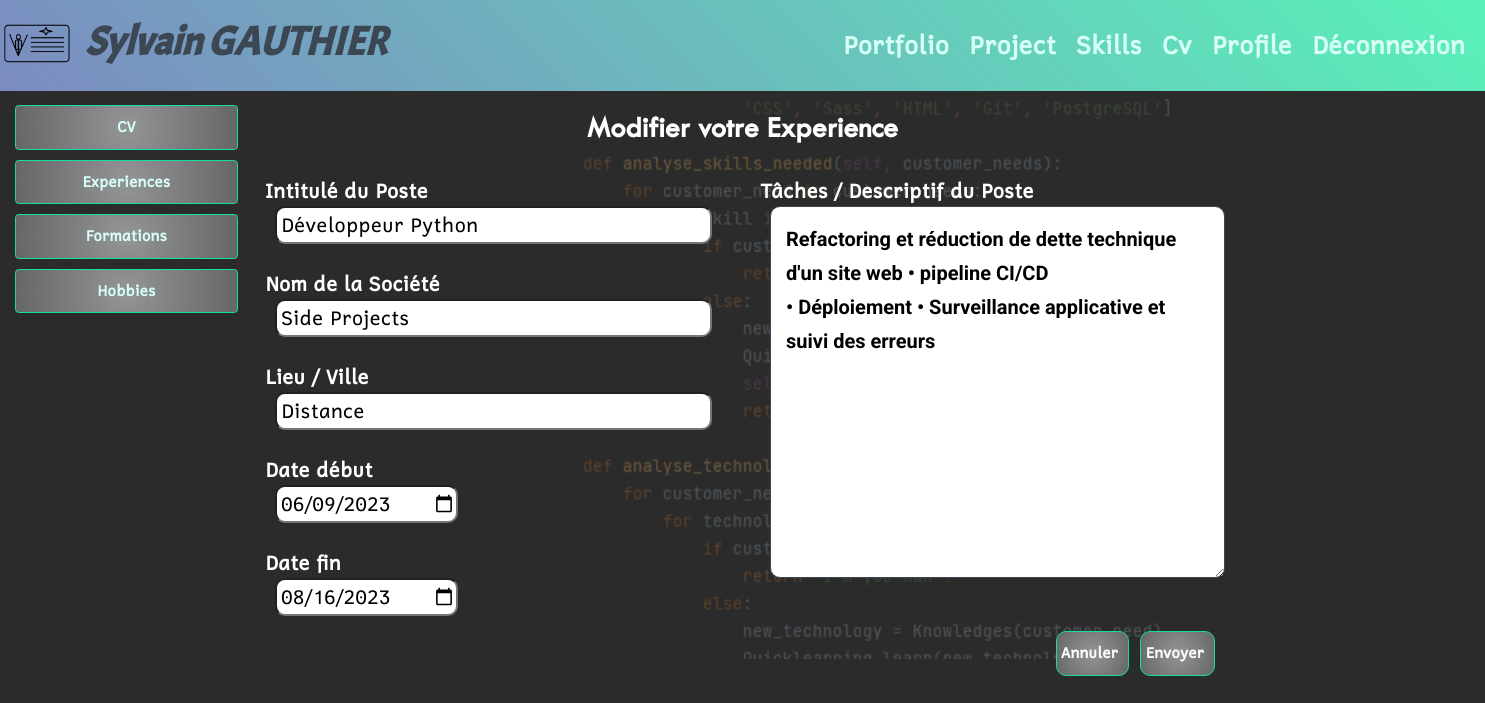
Screenshot of /cv/experience/19/edit/ (signed in) with the database file from the repository.
### users/models/customuser.py (models this page shows, shortened)
class CustomUser(AbstractUser):
    first_name = models.CharField(
        max_length=25,
        verbose_name='First name',
        blank=True
    )
    last_name = models.CharField(
        max_length=25,
        verbose_name='Last name'
    )
    email = models.EmailField(
        max_length=100,
        verbose_name='Email',
        unique=True
    )
    phone_number_regex = RegexValidator(
        regex='(0|\\+33|0033)[1-9][0-9]{8}'
    )
    phone = models.CharField(
        max_length=20,
        verbose_name='Phone',
        blank=True,
        validators=[phone_number_regex]
    )
    mobile = models.CharField(
        max_length=20,
        verbose_name='Mobile',
        blank=True,
        validators=[phone_number_regex]
    )
    birth_date = models.DateField(
        blank=True,
        null=True
    )
    number = models.PositiveIntegerField(
        validators=[MaxValueValidator(9999)],
        blank=True,
        null=True,
        verbose_name='Street number'
    )
    street = models.CharField(
        max_length=100,
        blank=True,
        null=True,
        verbose_name='Street name'
    )
    city = models.CharField(
        max_length=64,
        blank=True,
        null=True,
        verbose_name='City'
    )
    state = models.CharField(
        max_length=2,
        validators=[MinLengthValidator(2)],
        blank=True,
        null=True,
        verbose_name='State'
    )
    zip_code = models.PositiveIntegerField(
        validators=[MaxValueValidator(99999)],
        blank=True,
        null=True,
        verbose_name='Zip code'
    )
    country = CountryField(
        blank_label="(select country)",
        blank=True,
        null=True,
        verbose_name='Country'
    )
    linkedin_url = models.URLField(
        max_length=200,
        blank=True,
        null=True
    )
    git_url = models.URLField(
        max_length=200,
        blank=True,
        null=True
    )
    profile_photo = models.ImageField(
        verbose_name='photo de profile',
        default='default_profile.png'
    )
    guest_access_code = models.CharField(
        max_length=20,
        blank=True,
        null=True,
        verbose_name='Guest Access Code'
    )
    guest_access_code_set_at = models.DateTimeField(
        blank=True,
        null=True,
        verbose_name='Guest Access Code Set At'
    )
    IMAGE_MAX_SIZE = (215, 215)

### cv/models/experience.py (models this page shows, shortened)
class Experience(models.Model):
    title = models.CharField(
        verbose_name='title',
        max_length=100,
        blank=False,
        null=False
    )
    company_name = models.CharField(
        verbose_name='Company name',
        max_length=100,
        blank=False,
        null=False
    )
    location = models.CharField(
        verbose_name='company location',
        max_length=100,
        blank=False,
        null=False
    )
    date_started = models.DateField(
        verbose_name='date started',
        null=False,
        blank=False
    )
    date_end = models.DateField(
        verbose_name='date end',
        blank=True,
        null=True
    )
    tasks = models.TextField(
        max_length=255,
        verbose_name='tasks',
        blank=True,
        null=True
    )
    user = models.ForeignKey(settings.AUTH_USER_MODEL,
                             null=True,
                             on_delete=models.CASCADE)
    class Meta:
        ordering = ('-date_started',)

### cv/views/experience_views.py (the view)
# urls.py: path('experience/<int:experience_id>/edit/', experience_views.edit_experience,
@login_required
def edit_experience(request, experience_id):
    experience = get_object_or_404(Experience,
                                   id=experience_id)
    edit_form = experienceform.ExperienceForm(instance=experience)
    if request.method == 'POST':
        edit_form = experienceform.ExperienceForm(request.POST,
                                                  instance=experience)
        if edit_form.is_valid():
            edit_form.save()
            return redirect('cv:experience_home')
    context = {
        'experience': experience,
        'edit_form': edit_form,
    }
    return render(request,
                  'cv/edit_experience.html',
                  context=context)

### cv/forms/experienceform.py (shortened to what this page needs)
class ExperienceForm(forms.ModelForm):
    edit_experience = forms.BooleanField(widget=forms.HiddenInput,
                                         initial=True)
    class Meta:
        model = Experience
        fields = [
            'title',
            'company_name',
            'location',
            'date_started',
            'date_end',
            'tasks',
        ]
        widgets = {
            'title': forms.TextInput(attrs={'size': 40}),
            'company_name': forms.TextInput(attrs={'size': 40}),
            'location': forms.TextInput(attrs={'size': 40}),
            'date_started': forms.DateInput(format='%Y-%m-%d',
                                            attrs={'type': 'date'}),
            'date_end': forms.DateInput(format='%Y-%m-%d',
                                        attrs={'type': 'date'}),
        }

### cv/templates/cv/edit_experience.html (shortened to what this page needs)
{% extends 'index.html' %}
{% block sidebar %}
    {% include 'cv/partials/cv_menu_snippet.html' %}
{% endblock sidebar %}
{% block content %}
    {% if experience.user == request.user %}
        <h2 class="text-center mb-4">Modifier votre Experience</h2>
        <div class="d-block p-2">
            <form class="form__field" method="post" enctype="multipart/form-data">
                <div class="row">
                    <div class="col-sm">
                        <label class="ms-3" for="{{ edit_form.title.id }}">Intitulé du Poste</label>
                        <div class="ms-4 mb-3 p-2">
                            {{ edit_form.title}}
                        </div>
                        <label class="ms-3" for="{{ edit_form.company_name.id }}">Nom de la Société</label>
                        <div class="ms-4 mb-3 p-2">
                            {{ edit_form.company_name}}
                        </div>
                        <label class="ms-3" for="{{ edit_form.location.id }}">Lieu / Ville</label>
                        <div class="ms-4 mb-3 p-2">
                            {{ edit_form.location}}
                        </div>
                        <label class="ms-3" for="{{ edit_form.date_started.id }}">Date début</label>
                        <div class="ms-4 mb-3 p-2">
                            {{ edit_form.date_started}}
                        </div>
                        <label class="ms-3" for="{{ edit_form.date_end.id }}">Date fin</label>
                        <div class="ms-4 mb-3 p-2">
                            {{ edit_form.date_end}}
                        </div>
                    </div>
                    <div class="col-sm">
                        <label class="ms-3" for="{{ edit_form.tasks.id }}">Tâches / Descriptif du Poste</label>
                        <div class="ms-4 mb-3 p-2">
                            {{ edit_form.tasks}}
                        </div>
                    </div>
                </div>
                {% include 'cv/partials/validation_buttons_snippet.html' with word='Envoyer' %}
            </form>
        </div>
    {% else %}
        {% include 'cv/access_denied.html' %}
    {% endif %}
{% endblock content %}

### templates/index.html (shortened to what this page needs)
<!DOCTYPE html>
{% load static %}
<html lang="fr">
<head>
    <link rel="stylesheet" href="{% static 'css/bootstrap.css' %}">
    <link rel="stylesheet" href="{% static 'css/style.css' %}">
    <link rel="stylesheet" type="text/css" href="{% static 'css/cv_printing.css' %}" media="print">
</head>
<body>
    {% if not access_code %}
    <header class="fixed-content">
        <nav class="navbar navbar-expand-sm">
            <a class="navbar-brand" href="{% url 'index' %}">
                <img src="{% static 'img/VcardOnline_logo.png' %}">
            </a>
        {% if user.is_authenticated %}
                <h1 class="header__logo">
                    {{ user.first_name }} {{ user.last_name }}
                </h1>
        {% else %}
                <h1 class="header__logo">
                    VP Card Online
                </h1>
        {% endif %}
            <div class="collapse navbar-collapse" id="navbarSupportedContent">
                <ul class="navbar-nav ms-auto mx-4">
                {% if user.is_authenticated %}
                    <li class="nav-item nav__link"> <a class="nav-link" href="{% url 'portfolio:portfolio_home' %}">Portfolio</a> </li>
                    <li class="nav-item nav__link"> <a class="nav-link" href="{% url 'project:project_home' %}">Project</a> </li>
                    <li class="nav-item nav__link"> <a class="nav-link" href="{% url 'skill:skill_home' %}">Skills</a> </li>
                    <li class="nav-item nav__link"> <a class="nav-link" href="{% url 'cv:cv_home' %}">Cv</a> </li>
                    <li class="nav-item nav__link"> <a class="nav-link" href="{% url 'users:profile_home' %}">Profile</a> </li>
                    <li class="nav-item nav__link"> <a class="nav-link" href="{% url 'users:logout' %}">Déconnexion</a> </li>
                {% else %}
                    <li class="nav-item nav__link"> <a class="nav-link" href="{% url 'access_code' %}">enter ID</a> </li>
                    <li class="nav-item nav__link"> <a class="nav-link" href="{% url 'users:login' %}">login</a> </li>
                    <li class="nav-item nav__link"> <a class="nav-link" href="{% url 'users:signup' %}">signup</a> </li>
                {% endif %}
                </ul>
            </div>
        </nav>
    </header>
    {% endif %}
    <div class="background-image kenburns-bottom-left"></div>
    <div class="mainscreen row">
        {% if user.is_authenticated or access_code %}
            {% if user.is_authenticated %}
            <div class="sidebar col-sm-2">
            {% else %}
            <div class="sidebar_portfolio sidebar_portfolio-shiny-border col-sm-4">
            {% endif %}
                {% block sidebar %}{% endblock sidebar %}
            </div>
            <div class="display col-sm-8">
        {% else %}
            <div class="display col-12">
        {% endif %}
        {% block content %}{% endblock content %}
        </div>
    </div>
</body>
</html>

### static/css/style.css (style rules this page uses)
.kenburns-bottom-left { -webkit-animation: kenburns-bottom-left 5s ease-out both; animation: kenburns-bottom-left 5s ease-out both; }
*, *::after, *::before { margin: 0; padding: 0; box-sizing: inherit; }
html { font-size: 62.5%; max-width: 100%; overflow-x: hidden; }
body { max-width: 100%; overflow-x: hidden; box-sizing: border-box; background: #2b2b2b; }
h1 { font-family: "acmeregular", sans-serif; font-weight: 900; font-size: 5rem; font-style: italic; }
h2 { font-family: "fontscorecomttwcenmt", sans-serif; font-weight: 900; font-size: 3rem; margin-bottom: 2rem; }
textarea { font-family: "Roboto", sans-serif; font-weight: 100; font-size: 2rem; }
.fixed-content { top: 0; position: fixed; }
.background-image { position: absolute; background-image: url("../img/background_sga.png"); background-size: auto auto; background-position: center; background-repeat: no-repeat; width: 100%; height: 80%; opacity: 0.3; z-index: -1; }
body { font-family: "cadmanregular", sans-serif; color: black; font-size: 2rem; font-weight: 300; line-height: 1.7; }
header { width: 100%; height: auto; z-index: 3; }
header img { width: 75px; height: 75px; }
.header__logo { font-size: 4rem; color: #3c4754; }
.navbar { background: rgb(124, 139, 193); background: linear-gradient(45deg, rgb(124, 139, 193) 0%, rgb(89, 242, 184) 100%); }
.nav-item { display: inline; font-size: 2.5rem; margin-left: 1rem; }
.nav-item a { text-decoration: none; color: #D6FFF5; font-weight: 900; }
.form__field label { color: colour-btn-background-hover; display: block; font-size: 2rem; font-weight: bold; line-height: 2rem; padding-top: 1.5rem; }
.form__field input, .form__field select { border-radius: 10px; padding-left: 4px; }
.form__field textarea { width: 100%; color: #000000; font-weight: bold; background: #fff; border: 0.1rem solid #3c4754; border-radius: 10px; outline: none; padding: 1.5rem; margin-bottom: 0.75rem; }
.mainscreen { color: #fff; margin-top: 110px; }
.display { margin: auto; }
.sidebar { background: #2b2b2b; justify-content: center; top: 10rem; position: fixed; z-index: 2; }

### static/css/cv_printing.css (style rules this page uses)
@media all { header, header__logo, header img, nav, button, .quote, footer { display: none; } }
@media all { html { font-size: 40%; } }
@media all { body { box-sizing: border-box; background: none; } }
@media all { h1 { font-family: "acmeregular", sans-serif; font-weight: 900; font-size: 16pt; font-style: italic; } }
@media all { h2 { font-family: "fontscorecomttwcenmt", sans-serif; font-weight: 900; font-size: 14pt; margin-bottom: 5pt; } }

### rows the page displays
CustomUser: first_name "Sylvain", last_name "GAUTHIER"
Experience: title "Développeur Python", company_name "Side Projects", location "Distance", date_started "06/09/2023", date_end "08/16/2023", tasks "Refactoring et réduction de dette technique d'un site web • pipeline CI/CD • Déploiement • Surveillance applicative et suivi des erreurs"
